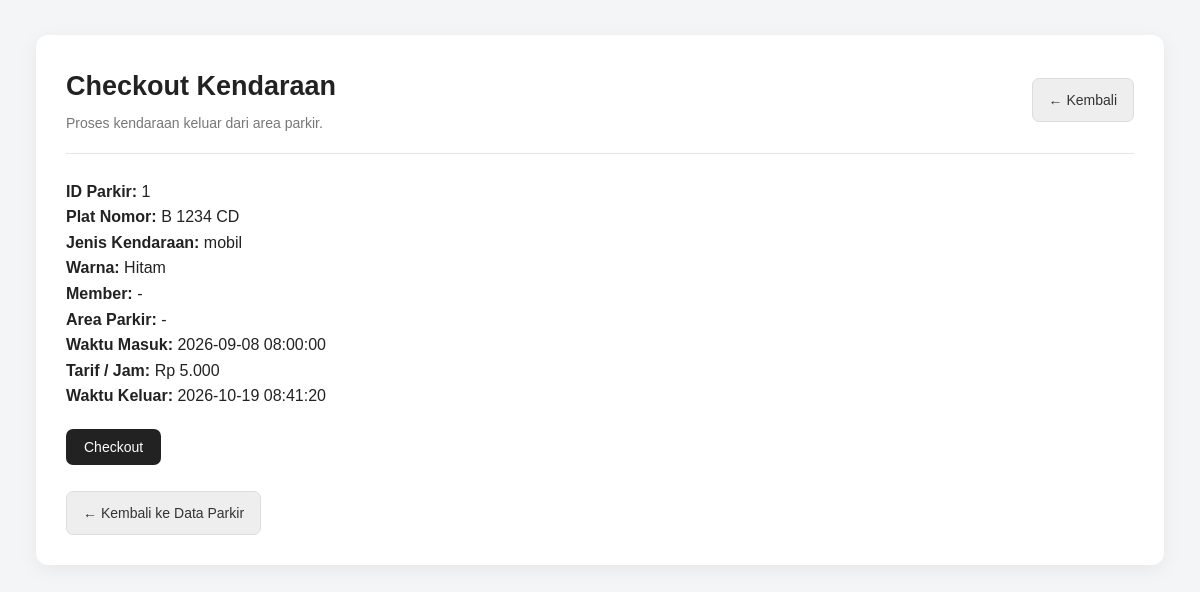
/parkir/checkout.php?id=1 (signed in), run on the app's committed database.
### tables this page shows
CREATE TABLE `tb_parkir` (
  `id_parkir` int(11) NOT NULL,
  `id_member` int(11) DEFAULT NULL,
  `id_area` int(11) DEFAULT NULL,
  `plat_nomor` varchar(15) NOT NULL,
  `warna_kendaraan` varchar(30) DEFAULT NULL,
  `jenis_kendaraan` enum('motor','mobil','truk','bus') NOT NULL,
  `id_tarif` int(11) NOT NULL,
  `waktu_masuk` datetime NOT NULL DEFAULT current_timestamp(),
  `id_user` int(11) NOT NULL
);

CREATE TABLE `tb_tarif` (
  `id_tarif` int(11) NOT NULL,
  `jenis_kendaraan` enum('motor','mobil','truk','bus') NOT NULL,
  `tarif_per_jam` decimal(10,2) NOT NULL
);

### parkir/checkout.php (the view, shortened to what this page needs)
<?php
require_once '../koneksi.php';
$id_parkir = (int) $_GET['id'];
$query = mysqli_query(
    $koneksi,
    "SELECT
        p.*,
        m.nama_member,
        a.nama_area,
        t.tarif_per_jam,
        u.nama_lengkap
    FROM tb_parkir p
    LEFT JOIN tb_member m
        ON p.id_member = m.id_member
    LEFT JOIN tb_area_parkir a
        ON p.id_area = a.id_area
    LEFT JOIN tb_tarif t
        ON p.id_tarif = t.id_tarif
    LEFT JOIN tb_user u
        ON p.id_user = u.id_user
    WHERE p.id_parkir = '$id_parkir'
    LIMIT 1"
);
$parkir = mysqli_fetch_assoc($query);
$waktu_keluar = date('Y-m-d H:i:s');
?>
<!DOCTYPE html>
<html lang="id">
<head>
    <link rel="stylesheet" href="http://localhost/parkir/style.css?v=2">
</head>
<body>
    <div class="container">
        <div class="page-header">
            <div>
                <h2>Checkout Kendaraan</h2>
                <p class="page-description">
                    Proses kendaraan keluar dari area parkir.
                </p>
            </div>
            <a href="tampil_parkir.php" class="kembali">
                ← Kembali
            </a>
        </div>
        <div class="data">
            <p>
                <strong>ID Parkir:</strong>
                <?= (int) $parkir['id_parkir']; ?>
            </p>
            <p>
                <strong>Plat Nomor:</strong>
                <?= htmlspecialchars($parkir['plat_nomor']); ?>
            </p>
            <p>
                <strong>Jenis Kendaraan:</strong>
                <?= htmlspecialchars($parkir['jenis_kendaraan']); ?>
            </p>
            <p>
                <strong>Warna:</strong>
                <?= htmlspecialchars($parkir['warna_kendaraan']); ?>
            </p>
            <p>
                <strong>Member:</strong>
                <?= htmlspecialchars(
                    $parkir['nama_member'] ?? '-'
                ); ?>
            </p>
            <p>
                <strong>Area Parkir:</strong>
                <?= htmlspecialchars(
                    $parkir['nama_area'] ?? '-'
                ); ?>
            </p>
            <p>
                <strong>Waktu Masuk:</strong>
                <?= htmlspecialchars(
                    $parkir['waktu_masuk']
                ); ?>
            </p>
            <p>
                <strong>Tarif / Jam:</strong>
                Rp
                <?= number_format(
                    $parkir['tarif_per_jam'] ?? 0,
                    0,
                    ',',
                    '.'
                ); ?>
            </p>
            <p>
                <strong>Waktu Keluar:</strong>
                <?= $waktu_keluar; ?>
            </p>
        </div>
        <form action="simpan_checkout.php" method="POST"
            onsubmit="return confirm('Yakin kendaraan ini akan checkout?');">
            <button type="submit" name="checkout">
                Checkout
            </button>
        </form>
        <br>
        <a href="tampil_parkir.php" class="kembali">
            ← Kembali ke Data Parkir
        </a>
    </div>
</body>
</html>

### style.css (style rules this page uses)
* { margin: 0; padding: 0; box-sizing: border-box; }
:root { --primary: #222222; --primary-hover: #000000; --secondary: #555555; --secondary-hover: #333333; --background: #f4f5f7; --surface: #ffffff; --border: #e5e5e5; --text: #222222; --muted: #777777; --success: #2f7d4a; --danger: #b63b3b; --warning: #9a721f; --radius: 12px; --shadow: 0 5px 20px rgba(0, 0, 0, 0.06); --shadow-hover: 0 10px 30px rgba(0, 0, 0, 0.1); }
body { font-family: Arial, Helvetica, sans-serif; background: var(--background); color: var(--text); line-height: 1.6; min-height: 100vh; }
a { text-decoration: none; color: inherit; }
.container { width: 94%; max-width: 1400px; margin: 35px auto; background: var(--surface); padding: 30px; border-radius: var(--radius); box-shadow: var(--shadow); }
.page-header { display: flex; justify-content: space-between; align-items: center; gap: 20px; margin-bottom: 25px; padding-bottom: 18px; border-bottom: 1px solid var(--border); }
.page-header h2 { font-size: 27px; font-weight: 700; color: var(--text); margin-bottom: 4px; }
.page-description { color: var(--muted); font-size: 14px; }
h1, h2, h3, h4 { color: var(--text); }
.kembali { display: inline-flex; align-items: center; justify-content: center; gap: 7px; background: #eeeeee; color: #333333; padding: 10px 16px; border-radius: 7px; font-size: 14px; border: 1px solid #dddddd; transition: 0.2s ease; }
form { margin-top: 20px; }
button, input[type="submit"] { background: #222222; color: white; border: none; padding: 10px 18px; border-radius: 7px; cursor: pointer; font-size: 14px; transition: 0.2s ease; }
.container, .dashboard, .login-card, .card, .stat-card { animation: fadeIn 0.3s ease; }

### data on the page
tb_parkir: id_parkir "1", plat_nomor "B 1234 CD", jenis_kendaraan "mobil", warna_kendaraan "Hitam", waktu_masuk "2026-09-08 08:00:00", id_tarif.tarif_per_jam "5.000"

### other printed values
$parkir['nama_member'] "-"
$parkir['nama_area'] "-"
